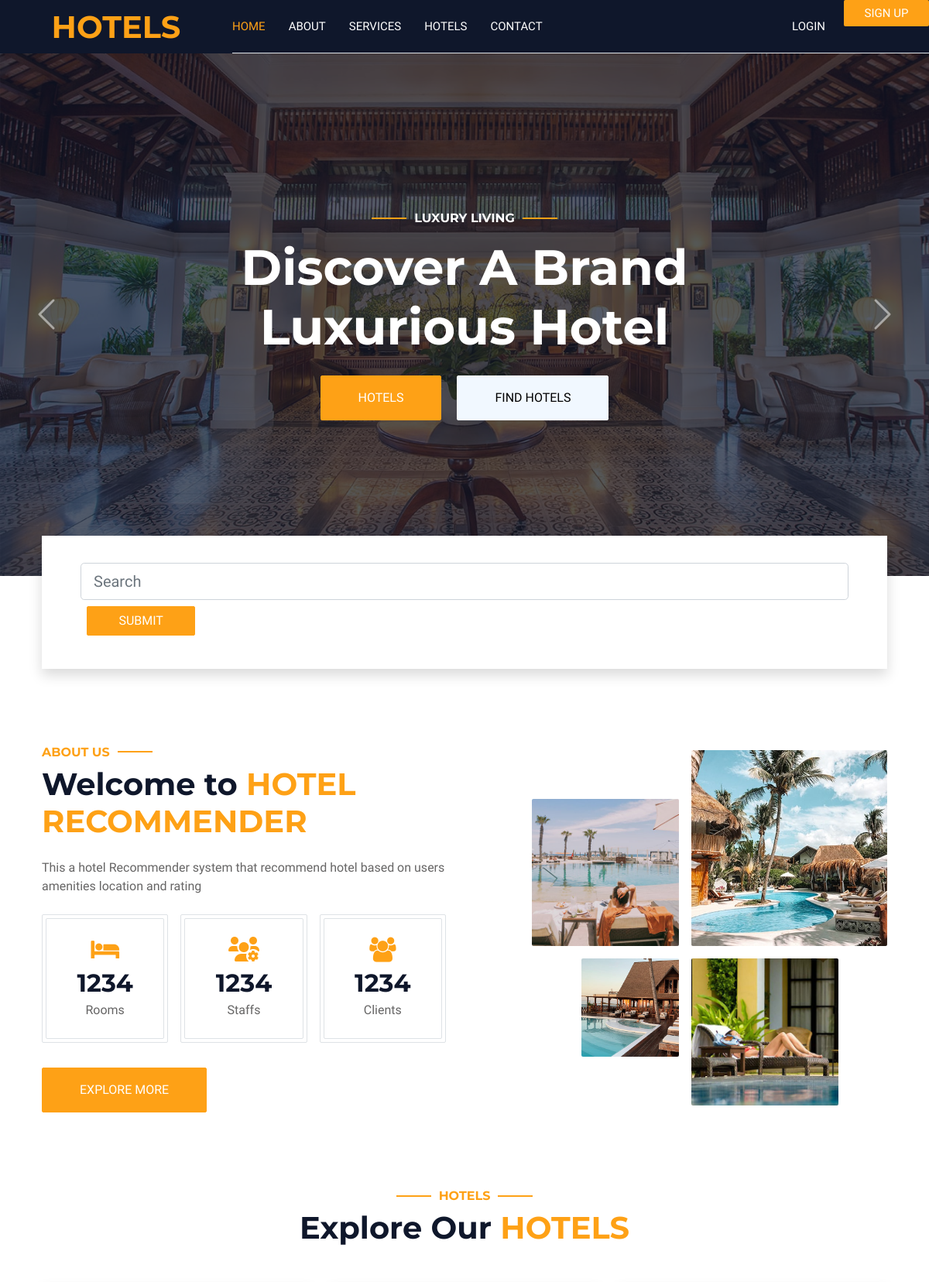
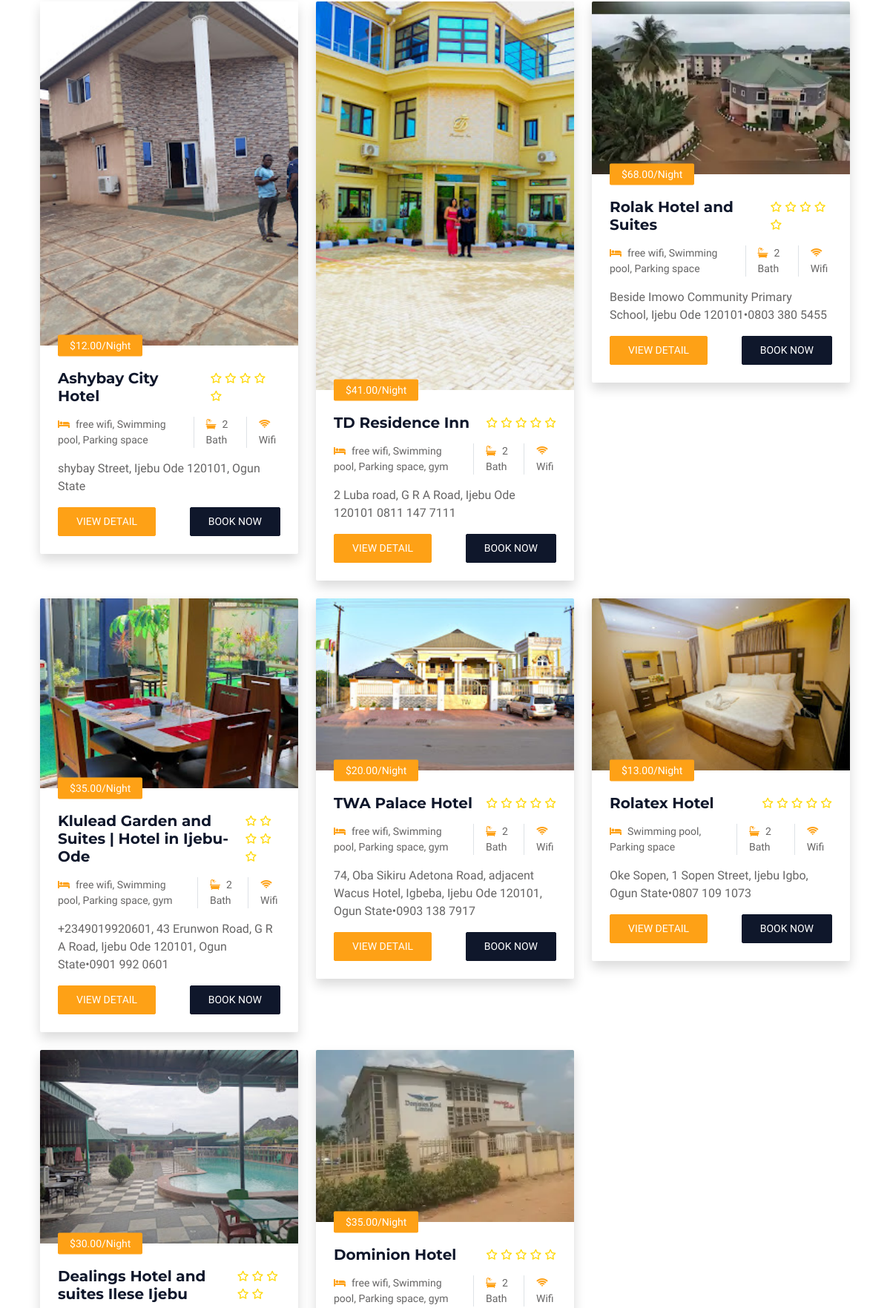
The page / (upper part) on the database its author committed (2 pictures, top to bottom).
### hotels/models.py (models this page shows)
class Hotel(models.Model):
    name = models.CharField(max_length=255)
    location = models.CharField(max_length=255)
    description = models.TextField()
    image = models.ImageField(upload_to="hotel_images/",null=True, blank=True)
    amenities = models.ManyToManyField(Amenity)  # Could be a JSONField or a many-to-many relationship for structured data
    price_per_night = models.DecimalField(max_digits=10, decimal_places=2)
    rating = models.FloatField()

class Amenity(models.Model):
    name = models.CharField(max_length=100)
    description = models.TextField(null=True, blank=True)
    def __str__(self):
        return self.name

### hotels/views.py (the view, shortened to what this page needs)
# urls.py: path('', views.index, name='index'),
def index(request):
    hotels = Hotel.objects.all()
    reviews = Review.objects.select_related('user').all().order_by('-created_at')[:10]  # Fetch recent comments
    context = {
        'hotels': hotels,
        'reviews': reviews,
        'query': None,
        'search_results': None,
        'no_results': False
    }
    return render(request, 'hotels/index.html', context)

### hotels/templates/hotels/index.html (shortened to what this page needs)
    {% extends "hotels/base.html" %}
        {% load ratings_star%}
        {%load static%}
    {% block content %}
        <div class="container-fluid p-0 mb-5">
            <div id="header-carousel" class="carousel slide" data-bs-ride="carousel">
                <div class="carousel-inner">
                    <div class="carousel-item active">
                        <img class="w-100" src="{% static 'img/carousel-1.jpg'%}" alt="Image">
                        <div class="carousel-caption d-flex flex-column align-items-center justify-content-center">
                            <div class="p-3" style="max-width: 700px;">
                                <h6 class="section-title text-white text-uppercase mb-3 animated slideInDown">Luxury Living</h6>
                                <h1 class="display-3 text-white mb-4 animated slideInDown">Discover A Brand Luxurious Hotel</h1>
                                <a href="" class="btn btn-primary py-md-3 px-md-5 me-3 animated slideInLeft">Hotels</a>
                                <a href="" class="btn btn-light py-md-3 px-md-5 animated slideInRight">Find Hotels </a>
                            </div>
                        </div>
                    </div>
                </div>
                <button class="carousel-control-prev" type="button" data-bs-target="#header-carousel"
                    data-bs-slide="prev">
                    <span class="carousel-control-prev-icon" aria-hidden="true"></span>
                </button>
                <button class="carousel-control-next" type="button" data-bs-target="#header-carousel"
                    data-bs-slide="next">
                    <span class="carousel-control-next-icon" aria-hidden="true"></span>
                </button>
            </div>
        </div>
        <div class="container-fluid booking pb-5 wow fadeIn" data-wow-delay="0.1s">
            <div class="container">
                <div class="bg-white shadow" style="padding: 35px;">
                    <div class="row g-2">
                    <form action="{% url 'results'%}" method="GET">
                        <div class="col">
                                <div >
                                    <div class="input-group input-group-lg" >
                                        <input type="text" name="query" class="form-control"
                                            placeholder="Search" aria-label="Search" aria-describedby="button-addon2"/>
                                    </div>
                                </div>
                        </div>
                        <div class="col-md-2 m-2">
                            <button class="btn btn-primary w-100">Submit</button>
                        </div>
                    </form>
                    </div>
                </div>
            </div>
        </div>
        <div class="container-xxl py-5">
            <div class="container">
                <div class="row g-5 align-items-center">
                    <div class="col-lg-6">
                        <h6 class="section-title text-start text-primary text-uppercase">About Us</h6>
                        <h1 class="mb-4">Welcome to <span class="text-primary text-uppercase">Hotel Recommender</span></h1>
                        <p class="mb-4">This a hotel Recommender system that recommend hotel based on users amenities location and rating </p>
                        <div class="row g-3 pb-4">
                            <div class="col-sm-4 wow fadeIn" data-wow-delay="0.1s">
                                <div class="border rounded p-1">
                                    <div class="border rounded text-center p-4">
                                        <i class="fa fa-hotel fa-2x text-primary mb-2"></i>
                                        <h2 class="mb-1" data-toggle="counter-up">1234</h2>
                                        <p class="mb-0">Rooms</p>
                                    </div>
                                </div>
                            </div>
                            <div class="col-sm-4 wow fadeIn" data-wow-delay="0.3s">
                                <div class="border rounded p-1">
                                    <div class="border rounded text-center p-4">
                                        <i class="fa fa-users-cog fa-2x text-primary mb-2"></i>
                                        <h2 class="mb-1" data-toggle="counter-up">1234</h2>
                                        <p class="mb-0">Staffs</p>
                                    </div>
                                </div>
                            </div>
                            <div class="col-sm-4 wow fadeIn" data-wow-delay="0.5s">
                                <div class="border rounded p-1">
                                    <div class="border rounded text-center p-4">
                                        <i class="fa fa-users fa-2x text-primary mb-2"></i>
                                        <h2 class="mb-1" data-toggle="counter-up">1234</h2>
                                        <p class="mb-0">Clients</p>
                                    </div>
                                </div>
                            </div>
                        </div>
                        <a class="btn btn-primary py-3 px-5 mt-2" href="">Explore More</a>
                    </div>
                    <div class="col-lg-6">
                        <div class="row g-3">
                            <div class="col-6 text-end">
                                <img class="img-fluid rounded w-75 wow zoomIn" data-wow-delay="0.1s" src="{% static 'img/about-1.jpg'%}" style="margin-top: 25%;">
                            </div>
                            <div class="col-6 text-start">
                                <img class="img-fluid rounded w-100 wow zoomIn" data-wow-delay="0.3s" src="{% static 'img/about-2.jpg'%}">
                            </div>
                            <div class="col-6 text-end">
                                <img class="img-fluid rounded w-50 wow zoomIn" data-wow-delay="0.5s" src="{% static 'img/about-3.jpg'%}">
                            </div>
                            <div class="col-6 text-start">
                                <img class="img-fluid rounded w-75 wow zoomIn" data-wow-delay="0.7s" src="{% static 'img/about-4.jpg'%}">
                            </div>
                        </div>
                    </div>
                </div>
            </div>
        </div>
        <div class="container-xxl py-5">
            <div class="container">
                <div class="text-center wow fadeInUp" data-wow-delay="0.1s">
                    <h6 class="section-title text-center text-primary text-uppercase">Hotels</h6>
                    <h1 class="mb-5">Explore Our <span class="text-primary text-uppercase">Hotels</span></h1>
                </div>
                <div class="row g-4">
                    {% for hotel in hotels %}
                    <div class="col-lg-4 col-md-6 wow fadeInUp" data-wow-delay="0.1s">
                        <div class="room-item shadow rounded overflow-hidden">
                            <div class="position-relative">
                                <img class="img-fluid" src="{{ hotel.image.url}}" alt="{{ hotel.name }}" width="500" height="300;">
                                <small class="position-absolute start-0 top-100 translate-middle-y bg-primary text-white rounded py-1 px-3 ms-4">${{ hotel.price_per_night }}/Night</small>
                            </div>
                            <div class="p-4 mt-2">
                                <div class="d-flex justify-content-between mb-3">
                                    <h5 class="mb-0">{{hotel.name}}</h5>
                                    <div class="ps-2 star-rating" >
                                        {% for i in "12345" %}
                                            {% if hotel.rating >= i|add:"0.5" %}
                                                <small class="fa fa-star "></small>
                                                {% elif hotel.rating >= i %}
                                                <small class="fas fa-star-half-alt"></small>
                                                {% else %}
                                                <small class="far fa-star"></small>
                                            {% endif %}
                                        {% endfor %}
                                    </div>
                                </div>
                                <div class="d-flex mb-3">
                                    <small class="border-end me-3 pe-3"><i class="fa fa-bed text-primary me-2"></i>{{ hotel.amenities.all|join:", " }}</small>
                                    <small class="border-end me-3 pe-3"><i class="fa fa-bath text-primary me-2"></i>2 Bath</small>
                                    <small><i class="fa fa-wifi text-primary me-2"></i>Wifi</small>
                                </div>
                                <p class="text-body mb-3">{{ hotel.description }}</p>
                                <div class="d-flex justify-content-between">
                                    <a class="btn btn-sm btn-primary rounded py-2 px-4" href="{% url 'hotel_detail' hotel.id %}">View Detail</a>
                                    <a class="btn btn-sm btn-dark rounded py-2 px-4" href="">Book Now</a>
                                </div>
                            </div>
                        </div>
                    </div>
                    {% endfor %}
                </div>
            </div>
        </div>
    {% endblock content %}

### hotels/static/css/style.css (style rules this page uses)
:root { --primary: #FEA116; --light: #F1F8FF; --dark: #0F172B; }
.btn { font-weight: 500; text-transform: uppercase; transition: .5s; }
.btn.btn-primary, .btn.btn-secondary { color: #FFFFFF; }
.carousel-caption { top: 0; left: 0; right: 0; bottom: 0; background: rgba(15, 23, 43, .7); z-index: 1; }
.carousel-control-prev, .carousel-control-next { width: 10%; }
.carousel-control-prev-icon, .carousel-control-next-icon { width: 3rem; height: 3rem; }
.booking { position: relative; margin-top: -100px !important; z-index: 1; }
.section-title { position: relative; display: inline-block; }
.section-title::before { position: absolute; content: ""; width: 45px; height: 2px; top: 50%; left: -55px; margin-top: -1px; background: var(--primary); }
.section-title::after { position: absolute; content: ""; width: 45px; height: 2px; top: 50%; right: -55px; margin-top: -1px; background: var(--primary); }
.section-title.text-start::before, .section-title.text-end::after { display: none; }
.carousel-item { animation-duration: 2s; animation-fill-mode: both; }
.star-rating .fa-star { color: gold; }
.fadeIn { animation-name: fadeIn; }
.form-control { box-shadow: none; font-weight: normal; font-size: 13px; }

### hotels/templates/hotels/base.html (style rules this page uses)
.form-control { box-shadow: none; font-weight: normal; font-size: 13px; }
.star-rating .fa-star { color: gold; }

### rows shown on the page
Hotel: image (picture), price_per_night "12.00", name "Ashybay City Hotel", amenities.all "free wifi, Swimming pool, Parking space", description "shybay Street, Ijebu Ode 120101, Ogun State"
Hotel: image (picture), price_per_night "41.00", name "TD Residence Inn", amenities.all "free wifi, Swimming pool, Parking space, gym", description "2 Luba road, G R A Road, Ijebu Ode 120101 0811 147 7111"
Hotel: image (picture), price_per_night "68.00", name "Rolak Hotel and Suites", amenities.all "free wifi, Swimming pool, Parking space", description "Beside Imowo Community Primary School, Ijebu Ode 120101•0803 380 5455"
Hotel: image (picture), price_per_night "35.00", name "Klulead Garden and Suites | Hotel in Ijebu-Ode", amenities.all "free wifi, Swimming pool, Parking space, gym", description "+2349019920601, 43 Erunwon Road, G R A Road, Ijebu Ode 120101, Ogun State•0901 992 0601"
Hotel: image (picture), price_per_night "20.00", name "TWA Palace Hotel", amenities.all "free wifi, Swimming pool, Parking space, gym", description "74, Oba Sikiru Adetona Road, adjacent Wacus Hotel, Igbeba, Ijebu Ode 120101, Ogun State•0903 138 7917"
Hotel: image (picture), price_per_night "13.00", name "Rolatex Hotel", amenities.all "Swimming pool, Parking space", description "Oke Sopen, 1 Sopen Street, Ijebu Igbo, Ogun State•0807 109 1073"
Hotel: image (picture), price_per_night "30.00", name "Dealings Hotel and suites Ilese Ijebu"
Hotel: image (picture), price_per_night "35.00", name "Dominion Hotel", amenities.all "free wifi, Swimming pool, Parking space, gym"
